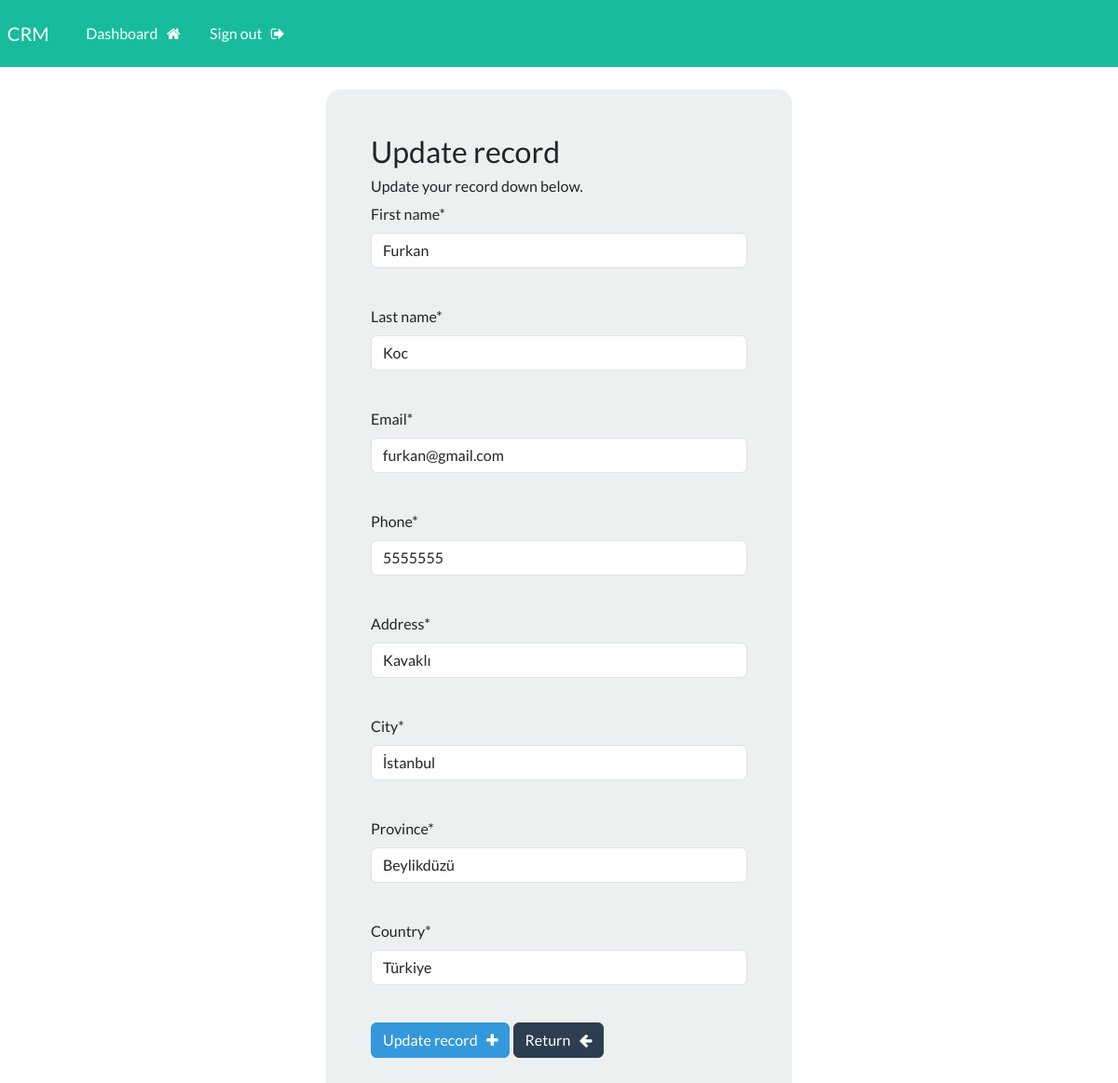
The page /update-record/3 (signed in) on the database its author committed.
### webapp/models.py (models this page shows, shortened)
class Record(models.Model):
    creation_date = models.DateTimeField(auto_now_add=True)
    first_name = models.CharField(max_length=100)
    last_name = models.CharField(max_length=100)
    email = models.CharField(max_length=255)
    phone = models.CharField(max_length=20)
    address = models.CharField(max_length=300)
    city = models.CharField(max_length=255)
    province = models.CharField(max_length=200)
    country = models.CharField(max_length=125)

### webapp/views.py (the view)
# urls.py: path('update-record/<int:pk>', views.update_record, name="update-record"),
@login_required(login_url='my-login')
def update_record(request, pk):
    record = Record.objects.get(id=pk)
    form = UpdateRecordForm(instance=record)
    if request.method == "POST":
        form = UpdateRecordForm(request.POST, instance=record)
        if form.is_valid():
            form.save()
            return redirect('dashboard')
    context = {'form4': form}
    return render(request, 'webapp/update-record.html', context=context)

### webapp/forms.py
class UpdateRecordForm(forms.ModelForm):
    class Meta:
        model = Record
        fields= ['first_name', 'last_name', 'email', 'phone', 'address', 'city', 'province', 'country']

### webapp/templates/webapp/update-record.html (shortened to what this page needs)
{% extends 'webapp/base.html' %}
{% load crispy_forms_tags %}
{% block content %}
    <div class="container bg-light shadow-md p-5 form-layout">
        <h3>Update record</h3>
        <h6>Update your record down below. </h6>
        <form method="post" autocomplete="off">
            {{form4.first_name|as_crispy_field}}
            <br>
            {{form4.last_name|as_crispy_field}}
            <br>
            {{form4.email|as_crispy_field}}
            <br>
            {{form4.phone|as_crispy_field}}
            <br>
            {{form4.address|as_crispy_field}}
            <br>
            {{form4.city|as_crispy_field}}
            <br>
            {{form4.province|as_crispy_field}}
            <br>
            {{form4.country|as_crispy_field}}
            <br>
            <button type="submit" class="btn btn-info">Update record &nbsp; <i class="fa fa-plus" aria-hidden="true"></i></button>
            <a href="{% url 'dashboard' %}" class="btn btn-primary">Return &nbsp; <i class="fa fa-arrow-left" aria-hidden="true"></i>
            </a>
        </form>
    </div>
    <br>
{% endblock %}

### static/css/styles.css (style rules this page uses)
.form-layout { border-radius: 15px; width: 500px; }

### rows shown on the page
Record: first_name "Furkan", last_name "Koc", email "furkan@gmail.com", phone "5555555", address "Kavaklı", city "İstanbul", province "Beylikdüzü", country "Türkiye"
